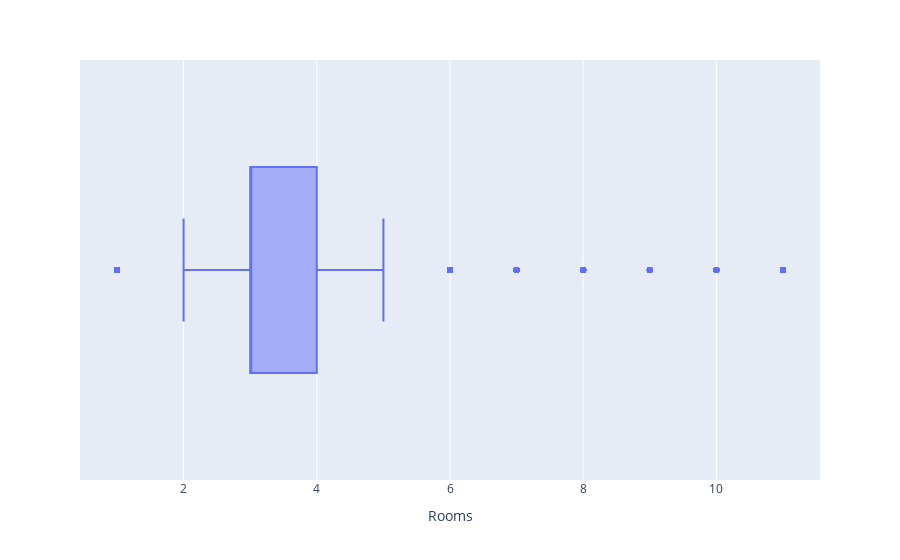

The code cell stored with this chart in its notebook:
### Code cell
px.box(df2,x="Rooms")

### Figure 1 — Plotly figure (JSON) as saved in the notebook; plotly's stock layout.template omitted (floating-point values rounded to 4 significant figures; data arrays with more than 128 entries replaced by an {"elided": "..."} marker saying what was removed)
{"data": [{"alignmentgroup": "True", "hovertemplate": "Rooms=%{x}<extra></extra>", "legendgroup": "", "marker": {"color": "#636efa"}, "name": "", "notched": false, "offsetgroup": "", "orientation": "h", "showlegend": false, "type": "box", "x": {"elided": "21928 int values"}, "x0": " ", "xaxis": "x", "y0": " ", "yaxis": "y"}], "layout": {"boxmode": "group", "legend": {"tracegroupgap": 0}, "margin": {"t": 60}, "xaxis": {"anchor": "y", "domain": [0, 1], "title": {"text": "Rooms"}}, "yaxis": {"anchor": "x", "domain": [0, 1]}}}
